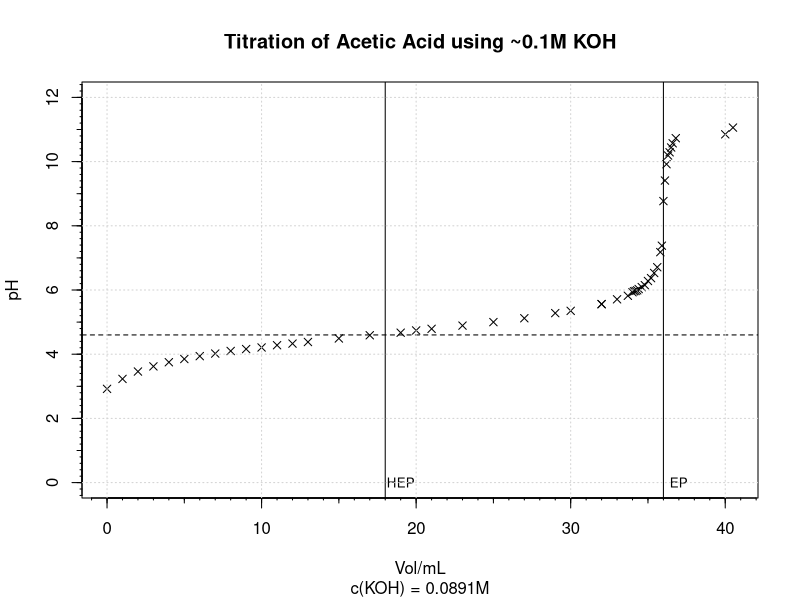

Reproduce this figure in R.
rm(list=ls()) 
library(data.table)
#File format is:
# Volume;pH;Colour
# vol0;ph0;color0;
#
#Where vol0 is in ml and colour is p for pink and t for transparent

#You can create the file in excel and exporting it as csv (maybe you need to specify the delimiter ";")

#The file needs to be in the Folder Data and needs to be called 2.4.2.csv
data = read.csv("Data/2.4.3.csv",sep=";")

x = data$Volume
y = data$pH

plot(x,y,xlab='Vol/mL', ylab = 'pH', pch=4, ylim = c(0,12),col = 'black', main = "Titration of Acetic Acid using ~0.1M KOH", sub = "c(KOH) = 0.0891M")

#Equivalence Point
abline(v = 36)
text(36 +1,0, "EP", cex = .8)
#Half Equivalence Point
abline(v = 36/2,h = 4.6, lty = 2:1)
text(36/2 +1,0, "HEP", cex = .8)

library(Hmisc)
minor.tick(nx=2, ny=2, tick.ratio=.5)
minor.tick(nx=10, ny=10, tick.ratio=.2)
grid()
